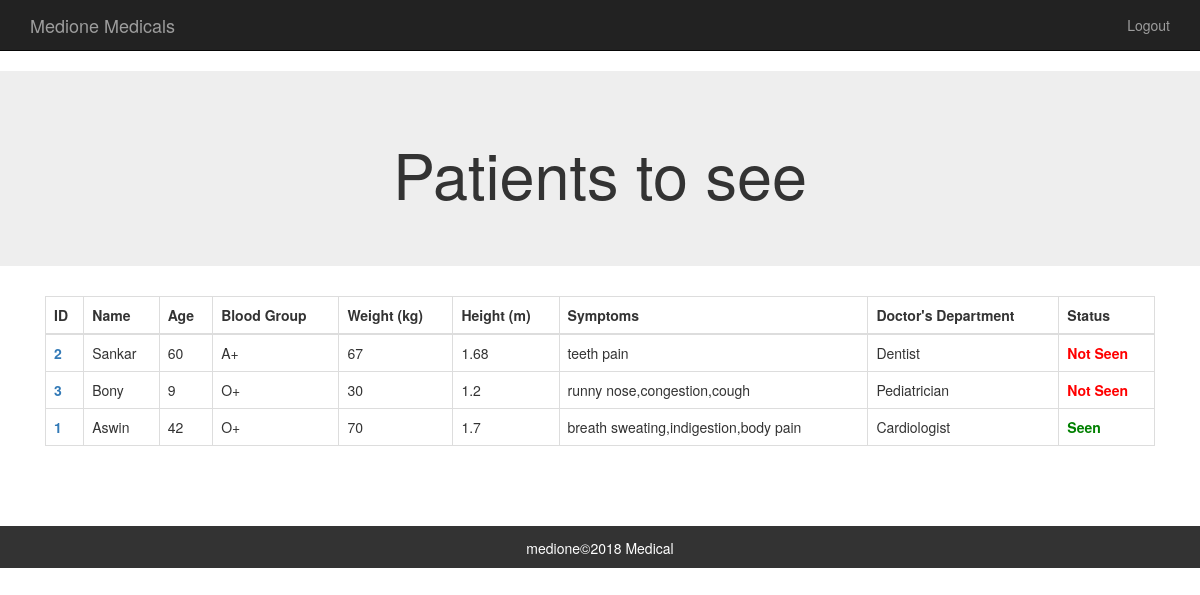
/staff_doc.php (signed in), run on the app's committed database.
### tables this page shows
CREATE TABLE `patients` (
  `id` int(9) NOT NULL,
  `name` text NOT NULL,
  `age` int(3) NOT NULL,
  `phone` text NOT NULL,
  `roll` text NOT NULL,
  `email` text NOT NULL,
  `dept` text NOT NULL,
  `hall` text NOT NULL,
  `blood_group` text NOT NULL,
  `weight` text NOT NULL,
  `height` text NOT NULL,
  `symptoms` text NOT NULL,
  `analysis` text NOT NULL,
  `rx` text NOT NULL,
  `doctor_id` text NOT NULL,
  `status` int(2) NOT NULL,
  `status_medicine` int(2) NOT NULL
);

### staff_doc.php (the view, shortened to what this page needs)
<?php
  include('header_staff.php');
?>
    <div class="jumbotron">
      <div class="container">
        <h1 class="text-center">Patients to see</h1>
      </div>
    </div>
    <div class="container">
      <div class="col-md-12">
       <table class="table table-responsive table-bordered">
          <thead>
            <tr>
              <th>ID</th>
              <th>Name</th>
              <th>Age</th>
              <th>Blood Group</th>
              <th>Weight (kg)</th>
              <th>Height (m)</th>
              <th>Symptoms</th>
			  <th>Doctor's Department</th>
              <th>Status</th>
            </tr>
          </thead>
          <tbody>
<?php
       $sql = "select * from patients order by status asc, id asc";
   $result=mysqli_query($connection,$sql);
    while( $row =mysqli_fetch_assoc( $result )){
     $id = $row['id'];
     $roll = $row['roll'];
     $name = $row['name'];
     $age = $row['age'];
     $blood_group = $row['blood_group'];
     $weight = $row['weight'];
     $height = $row['height'];
     $symptoms = $row['symptoms'];
	 $doctor_id = $row['doctor_id'];
     $status = $row['status'];
     if($status == 0){
      $status = "<b><font color='red'>Not Seen</font></b>";
     } else {
      $status = "<b><font color='green'>Seen</font></b>";
     }
     echo "<td><a href=\"staff_doc_patient.php?id=$id\"><b>$roll</b></a> </td>
              <td>$name</td>
              <td>$age</td>
              <td>$blood_group</td>
              <td>$weight</td>
              <td>$height</td>
              <td>$symptoms</td>
			  <td>$doctor_id</td>
              <td>$status</td>
              </tr>
          ";
    }
    ?>
          </tbody>
        </table>
      </div>
    </div>
    <?php include('footer.php') ?>
  </body>
</html>

### header_staff.php (shortened to what this page needs)
<!DOCTYPE html>
<html lang="en">
  <head>
      <link rel="stylesheet" type="text/css" href="css/style.css">
      <link rel="stylesheet" href="css/bootstrap.min.css">
  </head>
  <body>
 <?php include('nav_staff.php') ?>

### nav_staff.php (shortened to what this page needs)
<nav class="navbar navbar-inverse navbar-static-top">
	<div class="container">
		<div class="navbar-header">
			<a class="navbar-brand" href="#">Medione Medicals</a>
		</div>
		<div id="navbar" class="navbar-collapse collapse">
			<ul class="nav navbar-nav navbar-right">
				<li><a href="logout.php">Logout</a></li>
			</ul>
		</div>
	</div>
</nav>

### footer.php
<footer class="footer">
	<div class="container">
		<?php
			echo "<p align=\"center\">medione&copy;" . date("Y") . " Medical</p>";
		?>
	</div>
</footer>

### css/style.css (style rules this page uses)
.footer { margin-top: 5%; width: 100%; background-color: #333; color: #fff; }
.footer p { padding-top: 1%; }

### data on the page
patients: roll "2", name "Sankar", age "60", blood_group "A+", weight "67", height "1.68", symptoms "teeth pain", doctor "Dentist", status "Not Seen"
patients: roll "3", name "Bony", age "9", blood_group "O+", weight "30", height "1.2", symptoms "runny nose,congestion,cough", doctor "Pediatrician", status "Not Seen"
patients: roll "1", name "Aswin", age "42", blood_group "O+", weight "70", height "1.7", symptoms "breath sweating,indigestion,body pain", doctor "Cardiologist", status "Seen"
